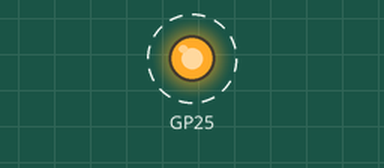
Simulated run of this program. Board: Raspberry Pi Pico. Shown: output pins drawn as LEDs (lit = HIGH). Dashed ring = blinking. What the program prints to the serial monitor is not drawn.

Above: at 0.05 s.
Timing chart, 0 to 3.0 s (numbered marks = the images above):
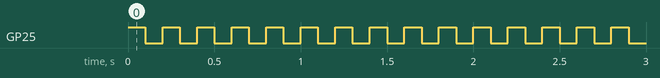

Measured:
- by itself, GP25: alternates HIGH for 0.10 s and LOW for 0.10 s

The program:

main.c
```c
#include <FreeRTOS.h>
#include <task.h>
#include <stdio.h>
#include <queue.h>
#include "pico/stdlib.h"

static QueueHandle_t xQueue = NULL;

void led_task(void *pvParameters) {
    const uint LED_PIN = PICO_DEFAULT_LED_PIN;
    uint uIValueToSend = 0;
    gpio_init(LED_PIN);
    gpio_set_dir(LED_PIN, GPIO_OUT);

    while(1) {
        gpio_put(LED_PIN,1);
        uIValueToSend = 1;
        xQueueSend(xQueue,&uIValueToSend,0U);

        vTaskDelay(100);
        gpio_put(LED_PIN, 0);
        uIValueToSend = 0;
        xQueueSend(xQueue,&uIValueToSend,0U);

        vTaskDelay(100);
    }
}

void usb_task(void *pvParameters) {
    uint uIReceivedValue;

    while(1) {
        xQueueReceive(xQueue,&uIReceivedValue,portMAX_DELAY);

        if(uIReceivedValue == 1) {
            printf("LED is ON!\r\n");
        } else {
            printf("LED is OFF!\r\n");
        }
    }
}

int main() {
    stdio_init_all();

    xQueue = xQueueCreate(1,sizeof(uint));

    xTaskCreate(led_task,"LED_Task",256,NULL,1, NULL);
    xTaskCreate(usb_task,"USB_Task",256,NULL,1, NULL);

    vTaskStartScheduler();

    while(1){};
}
```
